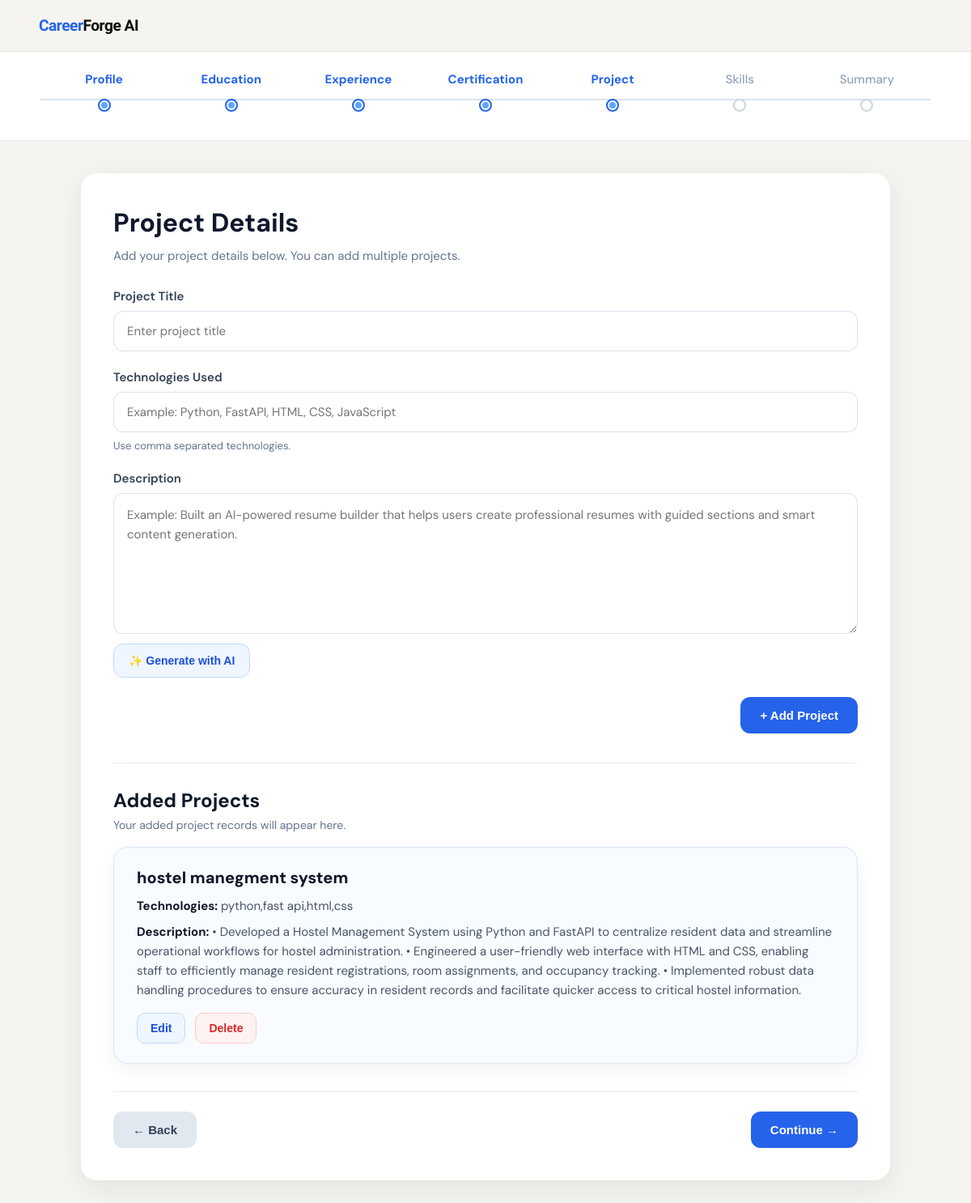
The page /template/project (signed in) on the database its author committed.
### tables this page shows
CREATE TABLE projects (
    id INTEGER PRIMARY KEY AUTOINCREMENT,
    user_id INTEGER NOT NULL,
    project_title TEXT NOT NULL,
    technologies TEXT,
    description TEXT,
    FOREIGN KEY (user_id) REFERENCES users(id) ON DELETE CASCADE
);

### main.py (the view)
@app.get("/project", response_class=HTMLResponse)
@app.get("/project_detail", response_class=HTMLResponse)
@app.get("/template/project", response_class=HTMLResponse)
def project_page(
    request: Request,
    edit_id: int | None = Query(None)
):
    user = require_login(request)
    if isinstance(user, RedirectResponse):
        return user
    project_list = get_projects(user["id"])
    edit_project = get_project_by_id(edit_id, user["id"]) if edit_id else None
    return templates.TemplateResponse(
        request,
        "project.html",
        {
            "request": request,
            "user": user,
            "project_list": project_list,
            "edit_project": edit_project,
            "step": 5
        }
    )

### template/project.html (shortened to what this page needs)
<!DOCTYPE html>
<html lang="en">
<head>
    <link rel="stylesheet" href="/static/project.css">
</head>
<body>
    <div class="page-wrapper">
        <header class="topbar">
            <div class="logo"><span>Career</span>Forge AI</div>
        </header>
        <section class="progress-section">
            <div class="progress-wrap">
                <div class="progress-step {% if step|default(0) > 1 %}completed{% elif step|default(0) == 1 %}active{% endif %}">
                    <span class="step-label">Profile</span>
                    <span class="step-dot"></span>
                </div>
                <div class="progress-step {% if step|default(0) > 2 %}completed{% elif step|default(0) == 2 %}active{% endif %}">
                    <span class="step-label">Education</span>
                    <span class="step-dot"></span>
                </div>
                <div class="progress-step {% if step|default(0) > 3 %}completed{% elif step|default(0) == 3 %}active{% endif %}">
                    <span class="step-label">Experience</span>
                    <span class="step-dot"></span>
                </div>
                <div class="progress-step {% if step|default(0) > 4 %}completed{% elif step|default(0) == 4 %}active{% endif %}">
                    <span class="step-label">Certification</span>
                    <span class="step-dot"></span>
                </div>
                <div class="progress-step {% if step|default(0) > 5 %}completed{% elif step|default(0) == 5 %}active{% endif %}">
                    <span class="step-label">Project</span>
                    <span class="step-dot"></span>
                </div>
                <div class="progress-step {% if step|default(0) > 6 %}completed{% elif step|default(0) == 6 %}active{% endif %}">
                    <span class="step-label">Skills</span>
                    <span class="step-dot"></span>
                </div>
                <div class="progress-step {% if step|default(0) > 7 %}completed{% elif step|default(0) == 7 %}active{% endif %}">
                    <span class="step-label">Summary</span>
                    <span class="step-dot"></span>
                </div>
            </div>
        </section>
        <main class="main-section">
            <div class="project-card">
                <div class="card-header">
                    <h1>Project Details</h1>
                    <p>Add your project details below. You can add multiple projects.</p>
                </div>
                <form id="projectForm" class="project-form" method="post" action="/project_detail">
                    <div class="form-grid">
                        <div class="form-group full-width">
                            <label for="project_title">Project Title</label>
                            <input
                                type="text"
                                id="project_title"
                                name="project_title"
                                placeholder="Enter project title"
                                value="{{ edit_project.project_title if edit_project else '' }}"
                                required
                            >
                        </div>
                        <div class="form-group full-width">
                            <label for="technologies">Technologies Used</label>
                            <input
                                type="text"
                                id="technologies"
                                name="technologies"
                                placeholder="Example: Python, FastAPI, HTML, CSS, JavaScript"
                                value="{{ edit_project.technologies if edit_project else '' }}"
                                required
                            >
                            <small class="helper-text">Use comma separated technologies.</small>
                        </div>
                        <div class="form-group full-width">
                            <label for="description">Description</label>
                            <textarea
                                id="description"
                                name="description"
                                rows="6"
                                placeholder="Example: Built an AI-powered resume builder that helps users create professional resumes with guided sections and smart content generation."
                                required
                            >{{ edit_project.description if edit_project else '' }}</textarea>
                            <div class="ai-action">
                                <button type="button" class="ai-btn" id="generateAiProjectBtn">✨ Generate with AI</button>
                            </div>
                        </div>
                    </div>
                 <div class="top-actions">
                    <button type="submit" class="add-btn">
                        {% if edit_project %}Update Project{% else %}+ Add Project{% endif %}
                    </button>
                </div>
                </form>
                <div class="saved-section">
                    <div class="saved-header">
                        <h2>Added Projects</h2>
                        <p>Your added project records will appear here.</p>
                    </div>
                    <div id="projectList" class="project-list">
                        {% if project_list and project_list|length > 0 %}
                            {% for project in project_list %}
                                <div class="project-item">
                                    <div>
                                        <h3>{{ project.project_title }}</h3>
                                        <p><strong>Technologies:</strong> {{ project.technologies }}</p>
                                        <p><strong>Description:</strong> {{ project.description }}</p>
                                    </div>
                                    <div class="project-actions">
                                        <form action="/project_detail" method="get" style="display:inline;">
                                            <button type="submit" class="edit-btn">Edit</button>
                                        </form>
                                        <form action="/project/delete/{{ project.id }}" method="post"
                                            onsubmit="return confirm('Are you sure you want to delete this project?')"
                                            style="display:inline;">
                                            <button type="submit" class="delete-btn">Delete</button>
                                        </form>
                                    </div>
                                </div>
                            {% endfor %}
                        {% else %}
                            <div class="empty-state">
                                <div class="empty-icon">💻</div>
                                <h3>No project added yet</h3>
                                <p>Add your project details using the form above.</p>
                            </div>
                        {% endif %}
                    </div>
                </div>
                <div class="bottom-nav">
                    <button type="button" class="back-btn" onclick="window.location.href='/certification'">← Back</button>
                    <button type="button" class="continue-btn" onclick="window.location.href='/skills'">Continue →</button>
                </div>
            </div>
        </main>
    </div>
</body>
</html>

### rows shown on the page
projects: project_title "hostel manegment system", technologies "python,fast api,html,css", description "• Developed a Hostel Management System using Python and FastAPI to centralize resident data and streamline operational workflows for hostel administration. • Engineered a user-friendly web interface with HTML and CSS, enabling staff to efficiently manage resident registrations, room assignments, and occupancy tracking. • Implemented robust data handling procedures to ensure accuracy in resident records and facilitate quicker access to critical hostel information."
